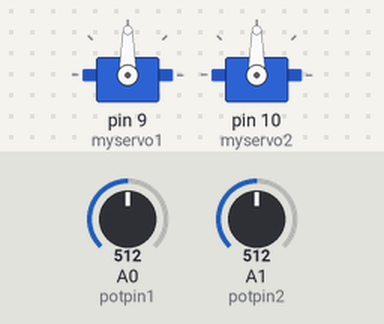
This sketch was run on a simulated Arduino Uno, built with avr-gcc and run on an emulated ATmega328P. Shown: 2 × servo. The inputs (shaded band) are chosen by the test bench; at power-on: A0 (potpin1) = 512, A1 (potpin2) = 512.

Above: at 1.2 s.
1.3 s: A0 (potpin1) set to 716
At 2.5 s:
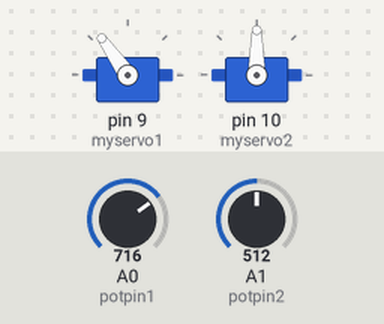
2.8 s: A1 (potpin2) set to 716
At 3.2 s:
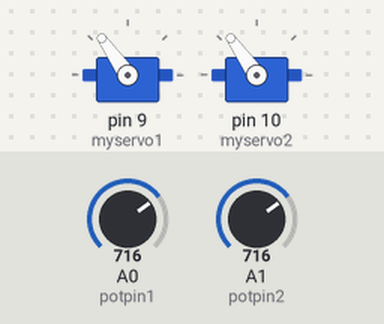
4.3 s: A0 (potpin1) set to 900
At 5.5 s:
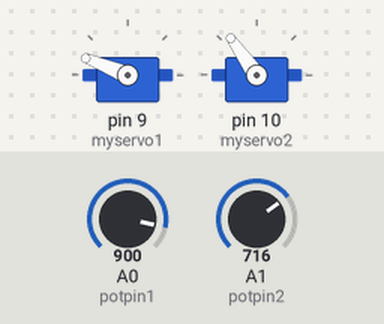
5.8 s: A1 (potpin2) set to 900
At 6.7 s:
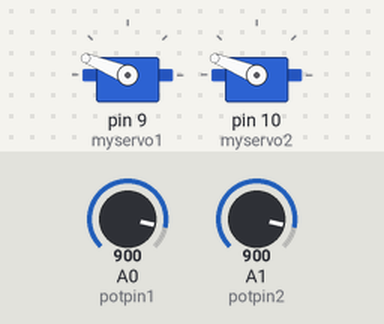
7.3 s: A0 (potpin1) set to 1023
At 7.9 s:
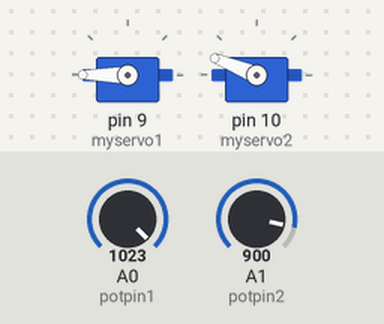
8.8 s: A1 (potpin2) set to 1023
At 10.2 s:
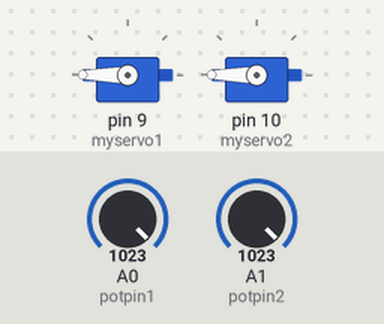
Timing chart, 0 to 11.3 s (numbered marks = the images above; inputs shaded):
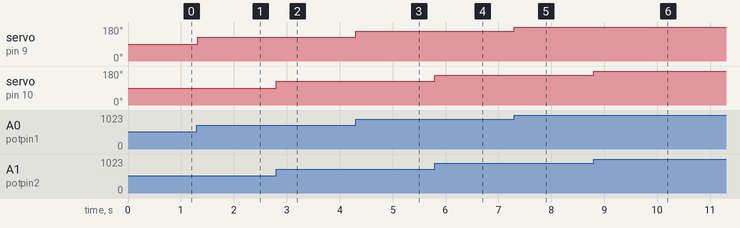

The sketch:

servo_cotrol_manouver.ino
```cpp
#include <Servo.h>  // add servo library

Servo myservo1;  // create servo object to control a servo
Servo myservo2;

int potpin1 = 0;  // analog pin used to connect the potentiometer
int potpin2 = 1;
int val1;    // variable to read the value from the analog pin
int val2;

void setup() {
  myservo1.attach(9);  // attaches the servo on pin 9 to the servo object
  myservo2.attach(10);
}

void loop() {
  val1 = analogRead(potpin1);            // reads the value of the potentiometer (value between 0 and 1023)
  val2 = analogRead(potpin2);
  val1 = map(val1, 0, 1023, 0, 180);     // scale it to use it with the servo (value between 0 and 180)
  val2 = map(val2, 0, 1023, 0, 180);
  myservo1.write(val1);                  // sets the servo position according to the scaled value
  myservo2.write(val2);
  delay(15);                           // waits for the servo to get there
}
```

Measured:
- after the input at 1.3 s, servo on pin 9 (myservo1): 90° → 125° at once
- after the input at 2.8 s, servo on pin 10 (myservo2): 90° → 125° at once
- after the input at 4.3 s, servo on pin 9 (myservo1): 125° → 158° at once
- after the input at 5.8 s, servo on pin 10 (myservo2): 125° → 158° at once
- after the input at 7.3 s, servo on pin 9 (myservo1): 158° → 180° at once
- after the input at 8.8 s, servo on pin 10 (myservo2): 158° → 180° at once
